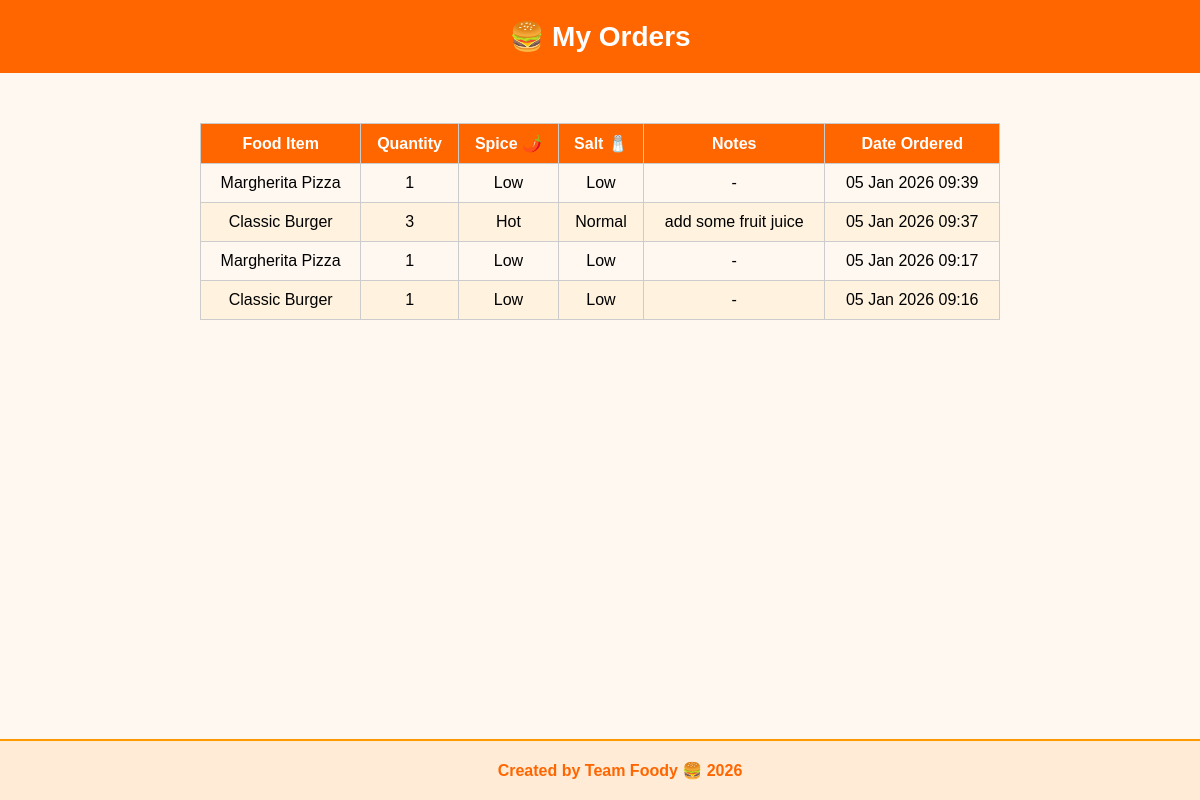
Page /accounts/orders/ (signed in) on the earlier database version.
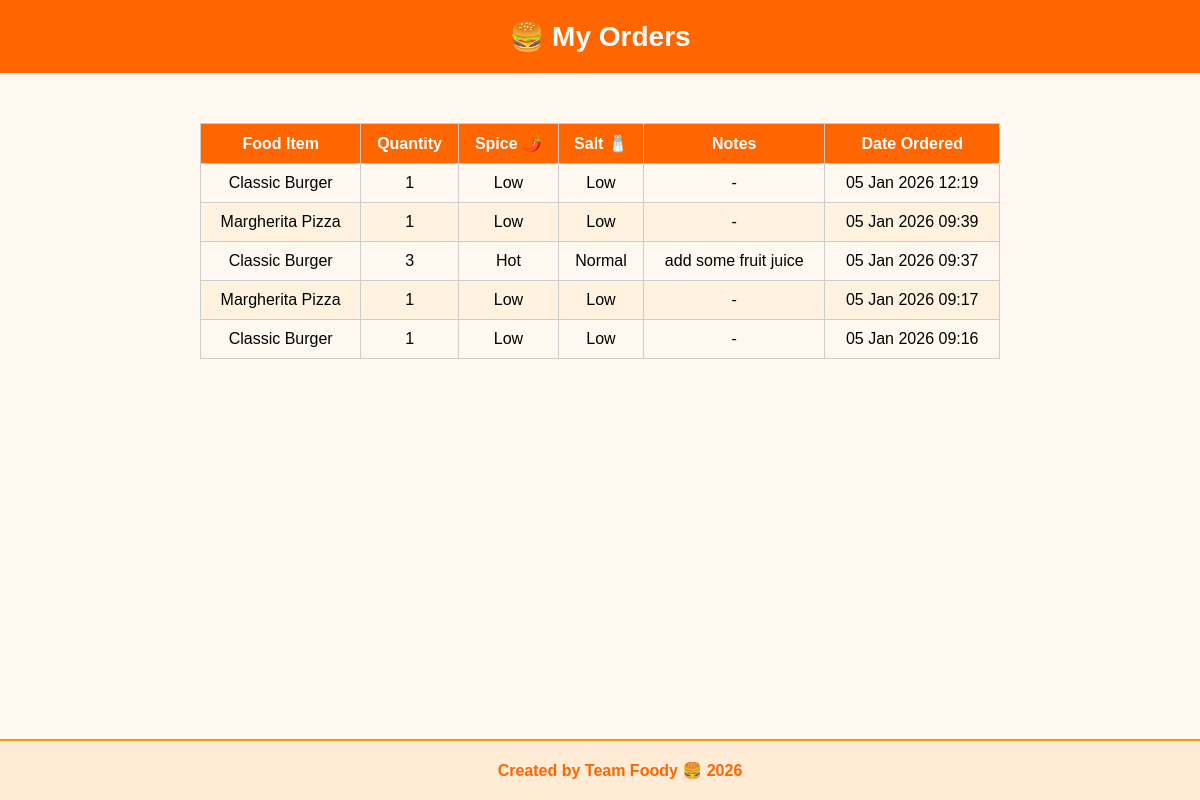
Same page on the later database version.
### accounts/models.py (models this page shows, shortened)
class Order(models.Model):
    STATUS_CHOICES = [
        ('pending', 'Pending'),
        ('preparing', 'Preparing'),
        ('delivered', 'Delivered'),
    ]
    SPICE_CHOICES = [
        ('Low', 'Low'),
        ('Medium', 'Medium'),
        ('Hot', 'Hot')
    ]
    SALT_CHOICES = [
        ('Low', 'Low'),
        ('Normal', 'Normal'),
        ('Extra', 'Extra')
    ]
    user = models.ForeignKey(User, on_delete=models.CASCADE)
    food_item = models.CharField(max_length=100)
    quantity = models.PositiveIntegerField(default=1)
    spice_level = models.CharField(max_length=10, choices=SPICE_CHOICES)
    salt_level = models.CharField(max_length=10, choices=SALT_CHOICES)
    notes = models.TextField(blank=True, null=True)
    status = models.CharField(
        max_length=20,
        choices=STATUS_CHOICES,
        default='pending'
    )
    created_at = models.DateTimeField(auto_now_add=True)

### accounts/views.py (the view)
# urls.py: path('orders/', views.order_history, name='order_history'),
@login_required
def order_history(request):
    orders = Order.objects.filter(user=request.user).order_by('-created_at')
    return render(request, 'order_history.html', {'orders': orders})

### templates/order_history.html (shortened to what this page needs)
<!DOCTYPE html>
<html lang="en">
<head>
</head>
<body>
<header>🍔 My Orders</header>
<div class="container">
    {% if orders %}
    <table>
        <thead>
            <tr>
                <th>Food Item</th>
                <th>Quantity</th>
                <th>Spice 🌶️</th>
                <th>Salt 🧂</th>
                <th>Notes</th>
                <th>Date Ordered</th>
            </tr>
        </thead>
        <tbody>
            {% for order in orders %}
            <tr>
                <td>{{ order.food_item }}</td>
                <td>{{ order.quantity }}</td>
                <td>{{ order.spice_level }}</td>
                <td>{{ order.salt_level }}</td>
                <td>{{ order.notes|default:"-" }}</td>
                <td>{{ order.created_at|date:"d M Y H:i" }}</td>
            </tr>
            {% endfor %}
        </tbody>
    </table>
    {% else %}
        <p style="text-align:center; font-weight:bold; margin-top:20px;">You have no past orders.</p>
    {% endif %}
</div>
<footer>
    Created by Team Foody 🍔 2026
</footer>
</body>
</html>

Differences in the rows shown:
added Order: food_item "Classic Burger", quantity "1", spice_level "Low", salt_level "Low", notes "-", created_at "05 Jan 2026 12:19"
